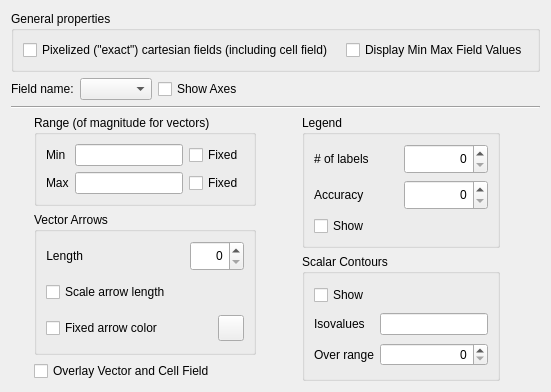
     <widget class="QWidget" name="tab_field">
      <attribute name="title">
       <string>Field</string>
      </attribute>
      <layout class="QVBoxLayout" name="verticalLayout_6">
       <item>
        <layout class="QVBoxLayout" name="verticalLayout_15">
         <item>
          <widget class="QGroupBox" name="groupBox_6">
           <property name="title">
            <string>General properties</string>
           </property>
           <layout class="QVBoxLayout" name="verticalLayout_5">
            <item>
             <layout class="QHBoxLayout" name="horizontalLayout_28">
              <item>
               <widget class="QCheckBox" name="pixelizedScalarFieldCB">
                <property name="toolTip">
                 <string>Checking this box will cause cartesian concentration field in 2D be drawn using explicit pixels providing &quot;exact&quot; representation of the field. Unchecked box will mean that field will be smoothed. </string>
                </property>
                <property name="text">
                 <string>Pixelized (&quot;exact&quot;) cartesian fields (including cell field)  </string>
                </property>
               </widget>
              </item>
              <item>
               <widget class="QCheckBox" name="min_max_display_CB">
                <property name="toolTip">
                 <string>&lt;html&gt;&lt;head/&gt;&lt;body&gt;&lt;p&gt;Enables display of min and max concentration directly in the chemical field window&lt;/p&gt;&lt;/body&gt;&lt;/html&gt;</string>
                </property>
                <property name="text">
                 <string>Display Min Max Field Values</string>
                </property>
                <property name="checked">
                 <bool>false</bool>
                </property>
               </widget>
              </item>
             </layout>
            </item>
           </layout>
          </widget>
         </item>
         <item>
          <layout class="QHBoxLayout" name="horizontalLayout_6">
           <item>
            <layout class="QHBoxLayout" name="horizontalLayout_5">
             <item>
              <widget class="QLabel" name="label_6">
               <property name="text">
                <string>Field name:</string>
               </property>
              </widget>
             </item>
             <item>
              <widget class="QComboBox" name="fieldComboBox"/>
             </item>
            </layout>
           </item>
           <item>
            <widget class="QCheckBox" name="showPlotAxesCB">
             <property name="toolTip">
              <string>&lt;html&gt;&lt;head/&gt;&lt;body&gt;&lt;p&gt;Enables display of axes in a give field&lt;/p&gt;&lt;/body&gt;&lt;/html&gt;</string>
             </property>
             <property name="text">
              <string>Show Axes</string>
             </property>
            </widget>
           </item>
           <item>
            <spacer name="horizontalSpacer_15">
             <property name="orientation">
              <enum>Qt::Horizontal</enum>
             </property>
             <property name="sizeHint" stdset="0">
              <size>
               <width>40</width>
               <height>20</height>
              </size>
             </property>
            </spacer>
           </item>
          </layout>
         </item>
         <item>
          <widget class="Line" name="line_3">
           <property name="orientation">
            <enum>Qt::Horizontal</enum>
           </property>
          </widget>
         </item>
         <item>
          <layout class="QHBoxLayout" name="horizontalLayout_4">
           <item>
            <spacer name="horizontalSpacer_14">
             <property name="orientation">
              <enum>Qt::Horizontal</enum>
             </property>
             <property name="sizeHint" stdset="0">
              <size>
               <width>18</width>
               <height>20</height>
              </size>
             </property>
            </spacer>
           </item>
           <item>
            <layout class="QVBoxLayout" name="verticalLayout_2">
             <item>
              <widget class="QGroupBox" name="groupBox_8">
               <property name="title">
                <string>Range (of magnitude for vectors)</string>
               </property>
               <layout class="QVBoxLayout" name="verticalLayout_8">
                <item>
                 <layout class="QGridLayout" name="gridLayout_11">
                  <item row="0" column="0">
                   <widget class="QLabel" name="fieldMinLabel">
                    <property name="text">
                     <string>Min</string>
                    </property>
                   </widget>
                  </item>
                  <item row="0" column="1">
                   <widget class="QLineEdit" name="fieldMinRange">
                    <property name="toolTip">
                     <string>&lt;html&gt;&lt;head/&gt;&lt;body&gt;&lt;p&gt;Min concentration (or vector length) threshold that will be used to determine heatmap colors for concentration or vector fields&lt;/p&gt;&lt;/body&gt;&lt;/html&gt;</string>
                    </property>
                   </widget>
                  </item>
                  <item row="0" column="2">
                   <widget class="QCheckBox" name="fieldMinRangeFixedCheckBox">
                    <property name="toolTip">
                     <string>&lt;html&gt;&lt;head/&gt;&lt;body&gt;&lt;p&gt;Enables concentration (or vector length) threshold that will be used to determine heatmap colors for concentration or vector fields&lt;/p&gt;&lt;/body&gt;&lt;/html&gt;</string>
                    </property>
                    <property name="text">
                     <string>Fixed</string>
                    </property>
                   </widget>
                  </item>
                  <item row="1" column="0">
                   <widget class="QLabel" name="fieldMaxLabel">
                    <property name="text">
                     <string>Max</string>
                    </property>
                   </widget>
                  </item>
                  <item row="1" column="1">
                   <widget class="QLineEdit" name="fieldMaxRange">
                    <property name="toolTip">
                     <string>&lt;html&gt;&lt;head/&gt;&lt;body&gt;&lt;p&gt;Min concentration (or vector length) threshold that will be used to determine heatmap colors for concentration or vector fields&lt;/p&gt;&lt;/body&gt;&lt;/html&gt;</string>
                    </property>
                   </widget>
                  </item>
                  <item row="1" column="2">
                   <widget class="QCheckBox" name="fieldMaxRangeFixedCheckBox">
                    <property name="toolTip">
                     <string>&lt;html&gt;&lt;head/&gt;&lt;body&gt;&lt;p&gt;Enables concentration (or vector length) threshold that will be used to determine heatmap colors for concentration or vector fields&lt;/p&gt;&lt;/body&gt;&lt;/html&gt;</string>
                    </property>
                    <property name="text">
                     <string>Fixed</string>
                    </property>
                   </widget>
                  </item>
                 </layout>
                </item>
               </layout>
              </widget>
             </item>
             <item>
              <widget class="QGroupBox" name="groupBox_9">
               <property name="title">
                <string>Vector Arrows</string>
               </property>
               <layout class="QVBoxLayout" name="verticalLayout_13">
                <item>
                 <layout class="QHBoxLayout" name="horizontalLayout_20">
                  <item>
                   <widget class="QLabel" name="label_18">
                    <property name="minimumSize">
                     <size>
                      <width>0</width>
                      <height>30</height>
                     </size>
                    </property>
                    <property name="text">
                     <string>Length</string>
                    </property>
                    <property name="alignment">
                     <set>Qt::AlignRight|Qt::AlignTrailing|Qt::AlignVCenter</set>
                    </property>
                   </widget>
                  </item>
                  <item>
                   <spacer name="horizontalSpacer_12">
                    <property name="orientation">
                     <enum>Qt::Horizontal</enum>
                    </property>
                    <property name="sizeHint" stdset="0">
                     <size>
                      <width>40</width>
                      <height>20</height>
                     </size>
                    </property>
                   </spacer>
                  </item>
                  <item>
                   <widget class="QSpinBox" name="vectorsArrowLength">
                    <property name="minimumSize">
                     <size>
                      <width>0</width>
                      <height>30</height>
                     </size>
                    </property>
                    <property name="toolTip">
                     <string>&lt;html&gt;&lt;head/&gt;&lt;body&gt;&lt;p&gt;Arrow length for displaying vector fields&lt;/p&gt;&lt;/body&gt;&lt;/html&gt;</string>
                    </property>
                    <property name="alignment">
                     <set>Qt::AlignRight|Qt::AlignTrailing|Qt::AlignVCenter</set>
                    </property>
                    <property name="maximum">
                     <number>9999</number>
                    </property>
                   </widget>
                  </item>
                 </layout>
                </item>
                <item>
                 <layout class="QHBoxLayout" name="horizontalLayout_19">
                  <item>
                   <widget class="QCheckBox" name="vectorsScaleArrowCheckBox">
                    <property name="minimumSize">
                     <size>
                      <width>0</width>
                      <height>30</height>
                     </size>
                    </property>
                    <property name="toolTip">
                     <string>&lt;html&gt;&lt;head/&gt;&lt;body&gt;&lt;p&gt;Determines if arrow length will be scaled by the vector length that arrow is prepresenting&lt;/p&gt;&lt;/body&gt;&lt;/html&gt;</string>
                    </property>
                    <property name="text">
                     <string>Scale arrow length</string>
                    </property>
                   </widget>
                  </item>
                  <item>
                   <spacer name="horizontalSpacer_10">
                    <property name="orientation">
                     <enum>Qt::Horizontal</enum>
                    </property>
                    <property name="sizeHint" stdset="0">
                     <size>
                      <width>40</width>
                      <height>20</height>
                     </size>
                    </property>
                   </spacer>
                  </item>
                 </layout>
                </item>
                <item>
                 <layout class="QHBoxLayout" name="horizontalLayout_18">
                  <item>
                   <widget class="QCheckBox" name="vectorsArrowColorCheckBox">
                    <property name="minimumSize">
                     <size>
                      <width>0</width>
                      <height>30</height>
                     </size>
                    </property>
                    <property name="toolTip">
                     <string>&lt;html&gt;&lt;head/&gt;&lt;body&gt;&lt;p&gt;Determines if arrow color will be deterined by the heatmap colors or if it will be fixed&lt;/p&gt;&lt;/body&gt;&lt;/html&gt;</string>
                    </property>
                    <property name="text">
                     <string>Fixed arrow color</string>
                    </property>
                   </widget>
                  </item>
                  <item>
                   <widget class="QToolButton" name="vectorsArrowColorButton">
                    <property name="minimumSize">
                     <size>
                      <width>26</width>
                      <height>26</height>
                     </size>
                    </property>
                    <property name="maximumSize">
                     <size>
                      <width>26</width>
                      <height>26</height>
                     </size>
                    </property>
                    <property name="toolTip">
                     <string>&lt;html&gt;&lt;head/&gt;&lt;body&gt;&lt;p&gt;sets arrow color if it i set to be fixed&lt;/p&gt;&lt;/body&gt;&lt;/html&gt;</string>
                    </property>
                    <property name="text">
                     <string/>
                    </property>
                   </widget>
                  </item>
                 </layout>
                </item>
               </layout>
              </widget>
             </item>
             <item>
              <widget class="QCheckBox" name="vectorsOverlayCheckBox">
               <property name="toolTip">
                <string>&lt;html&gt;&lt;head/&gt;&lt;body&gt;&lt;p&gt;decides if cell and vector fields should be ploted in the same scene&lt;/p&gt;&lt;/body&gt;&lt;/html&gt;</string>
               </property>
               <property name="text">
                <string>Overlay Vector and Cell Field</string>
               </property>
              </widget>
             </item>
            </layout>
           </item>
           <item>
            <spacer name="horizontalSpacer_13">
             <property name="orientation">
              <enum>Qt::Horizontal</enum>
             </property>
             <property name="sizeHint" stdset="0">
              <size>
               <width>40</width>
               <height>20</height>
              </size>
             </property>
            </spacer>
           </item>
           <item>
            <layout class="QVBoxLayout" name="verticalLayout_3">
             <item>
              <widget class="QGroupBox" name="groupBox_7">
               <property name="title">
                <string>Legend</string>
               </property>
               <layout class="QGridLayout" name="gridLayout_7">
                <item row="0" column="0">
                 <layout class="QHBoxLayout" name="horizontalLayout_7">
                  <item>
                   <widget class="QLabel" name="label_14">
                    <property name="text">
                     <string># of labels</string>
                    </property>
                   </widget>
                  </item>
                  <item>
                   <widget class="QSpinBox" name="fieldLegendNumLabels">
                    <property name="minimumSize">
                     <size>
                      <width>0</width>
                      <height>30</height>
                     </size>
                    </property>
                    <property name="toolTip">
                     <string>&lt;html&gt;&lt;head/&gt;&lt;body&gt;&lt;p&gt;number of &amp;quot;boxes&amp;quot; in heatmap legend&lt;/p&gt;&lt;/body&gt;&lt;/html&gt;</string>
                    </property>
                    <property name="alignment">
                     <set>Qt::AlignRight|Qt::AlignTrailing|Qt::AlignVCenter</set>
                    </property>
                    <property name="maximum">
                     <number>9999</number>
                    </property>
                   </widget>
                  </item>
                 </layout>
                </item>
                <item row="1" column="0">
                 <layout class="QHBoxLayout" name="horizontalLayout_8">
                  <item>
                   <widget class="QLabel" name="label_15">
                    <property name="text">
                     <string>Accuracy</string>
                    </property>
                   </widget>
                  </item>
                  <item>
                   <widget class="QSpinBox" name="fieldLegendAccuracy">
                    <property name="minimumSize">
                     <size>
                      <width>0</width>
                      <height>30</height>
                     </size>
                    </property>
                    <property name="alignment">
                     <set>Qt::AlignRight|Qt::AlignTrailing|Qt::AlignVCenter</set>
                    </property>
                    <property name="maximum">
                     <number>9999</number>
                    </property>
                   </widget>
                  </item>
                 </layout>
                </item>
                <item row="2" column="0">
                 <layout class="QHBoxLayout" name="horizontalLayout_9">
                  <item>
                   <widget class="QCheckBox" name="fieldShowLegendCheckBox">
                    <property name="toolTip">
                     <string>&lt;html&gt;&lt;head/&gt;&lt;body&gt;&lt;p&gt;Enables display of heatmap legend&lt;/p&gt;&lt;/body&gt;&lt;/html&gt;</string>
                    </property>
                    <property name="text">
                     <string>Show </string>
                    </property>
                   </widget>
                  </item>
                  <item>
                   <spacer name="horizontalSpacer_4">
                    <property name="orientation">
                     <enum>Qt::Horizontal</enum>
                    </property>
                    <property name="sizeHint" stdset="0">
                     <size>
                      <width>40</width>
                      <height>20</height>
                     </size>
                    </property>
                   </spacer>
                  </item>
                 </layout>
                </item>
               </layout>
              </widget>
             </item>
             <item>
              <widget class="QGroupBox" name="groupBox_12">
               <property name="title">
                <string>Scalar Contours</string>
               </property>
               <layout class="QGridLayout" name="gridLayout_10">
                <item row="2" column="0">
                 <widget class="QLabel" name="numIsovalsInRangeLabel">
                  <property name="text">
                   <string>Over range</string>
                  </property>
                 </widget>
                </item>
                <item row="2" column="1">
                 <widget class="QSpinBox" name="numberOfContoursLinesSpinBox">
                  <property name="toolTip">
                   <string>&lt;html&gt;&lt;head/&gt;&lt;body&gt;&lt;p&gt;number of contour lines (isovalues will be chosen automatically)&lt;/p&gt;&lt;/body&gt;&lt;/html&gt;</string>
                  </property>
                  <property name="alignment">
                   <set>Qt::AlignRight|Qt::AlignTrailing|Qt::AlignVCenter</set>
                  </property>
                  <property name="maximum">
                   <number>9999</number>
                  </property>
                 </widget>
                </item>
                <item row="1" column="1">
                 <widget class="QLineEdit" name="isovalList">
                  <property name="toolTip">
                   <string>&lt;html&gt;&lt;head/&gt;&lt;body&gt;&lt;p&gt;Comma-separated list of isovalues for plotting contours&lt;/p&gt;&lt;/body&gt;&lt;/html&gt;</string>
                  </property>
                 </widget>
                </item>
                <item row="1" column="0">
                 <widget class="QLabel" name="isovalLabel">
                  <property name="text">
                   <string>Isovalues</string>
                  </property>
                 </widget>
                </item>
                <item row="0" column="0">
                 <widget class="QCheckBox" name="contoursShowCB">
                  <property name="toolTip">
                   <string>&lt;html&gt;&lt;head/&gt;&lt;body&gt;&lt;p&gt;enables display of contours for scalar fields&lt;/p&gt;&lt;/body&gt;&lt;/html&gt;</string>
                  </property>
                  <property name="text">
                   <string>Show</string>
                  </property>
                 </widget>
                </item>
               </layout>
              </widget>
             </item>
            </layout>
           </item>
           <item>
            <spacer name="horizontalSpacer_3">
             <property name="orientation">
              <enum>Qt::Horizontal</enum>
             </property>
             <property name="sizeHint" stdset="0">
              <size>
               <width>40</width>
               <height>20</height>
              </size>
             </property>
            </spacer>
           </item>
          </layout>
         </item>
        </layout>
       </item>
      </layout>
     </widget>
